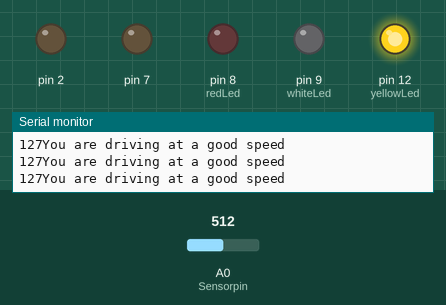
A sketch run on a simulated Arduino Uno, built with avr-gcc and run on an emulated ATmega328P. Parts: output pins drawn as LEDs (lit = HIGH), the last lines printed to the serial monitor. Dashed ring = blinking. The inputs (shaded band) are chosen by the test bench; at power-on: A0 (Sensorpin) = 512.

Above: at 1.2 s.
1.3 s: A0 (Sensorpin) set to 522
At 1.9 s:
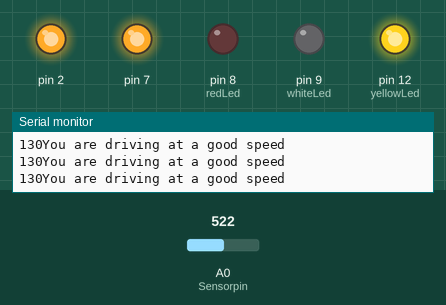
2.8 s: A0 (Sensorpin) set to 786
5.8 s: A0 (Sensorpin) set to 818
At 6.03 s:
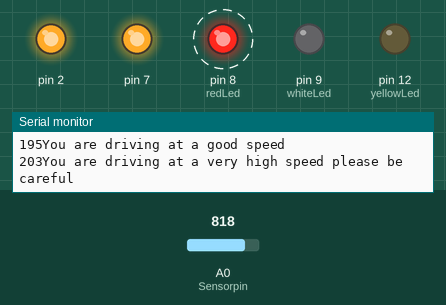
8.8 s: A0 (Sensorpin) set to 306
At 10.0 s:
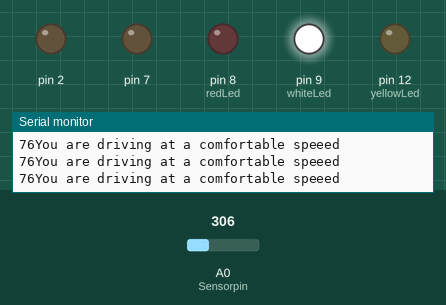
10.3 s: A0 (Sensorpin) set to 6
13.3 s: A0 (Sensorpin) set to 3
At 13.7 s:
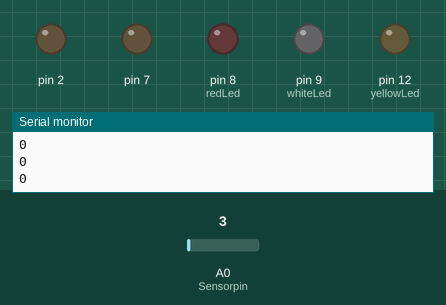
Timing chart, 0 to 15.8 s (numbered marks = the images above; inputs shaded):
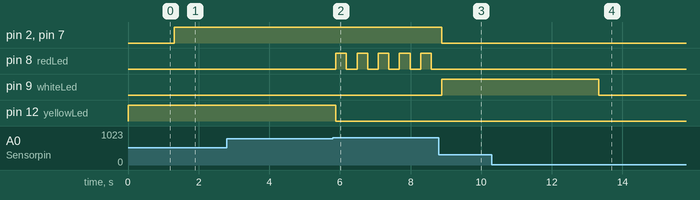

Measured:
- the behaviour switches between 513 and 514 on A0 (Sensorpin) (found by bisection; images 0 and 1)
- the behaviour switches between 802 and 803 on A0 (Sensorpin) (found by bisection; images 1 and 2)
- the behaviour switches between 5 and 4 on A0 (Sensorpin) (found by bisection; images 3 and 4)
- after the input at 1.3 s, pin 2, pin 7: LOW → HIGH at once
- after the input at 5.8 s, pin 8 (redLed): alternates HIGH for 0.30 s and LOW for 0.30 s, starting after 0.08 s; pin 12 (yellowLed): HIGH → LOW after 0.08 s
- after the input at 8.8 s, pin 2, pin 7: HIGH → LOW after 0.09 s; pin 8 (redLed): stops changing and stays LOW; pin 9 (whiteLed): LOW → HIGH after 0.09 s
- after the input at 13.3 s, pin 9 (whiteLed): HIGH → LOW at once

The sketch:

SPEED_OF_MOTOR_USING_POT.ino
```cpp
 int voltage,velocity;
int Sensorpin = A0;
int redLed = 8;
int yellowLed = 12;
int whiteLed = 9;

void setup() {
  Serial.begin(9600);
  // put your setup code here, to run once;
  pinMode(7, OUTPUT);
  pinMode(redLed, OUTPUT);
  pinMode(yellowLed, OUTPUT);
  pinMode(whiteLed, OUTPUT);
  pinMode(Sensorpin, INPUT);

digitalWrite(redLed, LOW);
digitalWrite(yellowLed, LOW);
digitalWrite(whiteLed, LOW);
}


void loop() {
  // put your main code here, to run repeatedly:
  voltage = analogRead(A0);
  velocity = map(voltage,0,1023,0,255);
  analogWrite(7,velocity);
  analogWrite(2,velocity);
  if(velocity>=200)
  {
Serial.print(velocity);
Serial.println("You are driving at a very high speed please be careful ");
digitalWrite(yellowLed, LOW);
digitalWrite(whiteLed, LOW);
digitalWrite(redLed,HIGH);
delay(300);
digitalWrite(redLed,LOW);
delay(300);

  }
  else if(velocity>=100&&velocity<200)
{
Serial.print(velocity);
Serial.println("You are driving at a good speed  ");
digitalWrite(yellowLed, HIGH);
digitalWrite(redLed, LOW);
digitalWrite(whiteLed, LOW);
}
else if(velocity<100&&velocity>0){
  Serial.print(velocity);
  Serial.println("You are driving at a comfortable speeed ");
  digitalWrite(whiteLed, HIGH);
digitalWrite(yellowLed, LOW);
digitalWrite(redLed, LOW);
}
else{
  Serial.println(velocity);
  digitalWrite(redLed, LOW);
digitalWrite(yellowLed, LOW);
digitalWrite(whiteLed, LOW);
}


}
```
